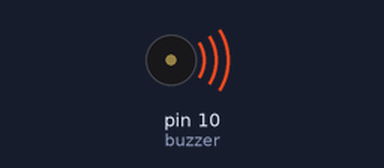
Bench run of a sketch on a simulated Arduino Uno, built for the host (arithmetic inside an expression is 32-bit, double 64-bit). Parts: buzzer (waves = sounding).

Above: at 0.1 s.
Timing chart, 0 to 1.6 s (numbered marks = the images above):
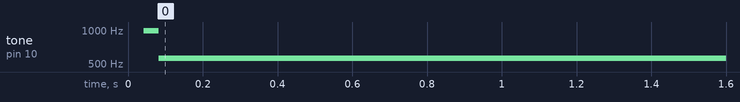

The sketch:

buzzer_voltage_fade.ino
```cpp
const int buzzer = 10;


void setup() {
  pinMode (buzzer, OUTPUT);
}

void loop() {
  int i;

  for (i=0; i<255; i=i+5) {
  analogWrite(buzzer, i);
  }

  for (i=255; i>0; i=i-5) {
    analogWrite (buzzer, i);
  }
}
```

Measured:
- by itself, tone on pin 10 (buzzer): silent → 984 Hz at 0.04 s, → 564 Hz 0.04 s later
